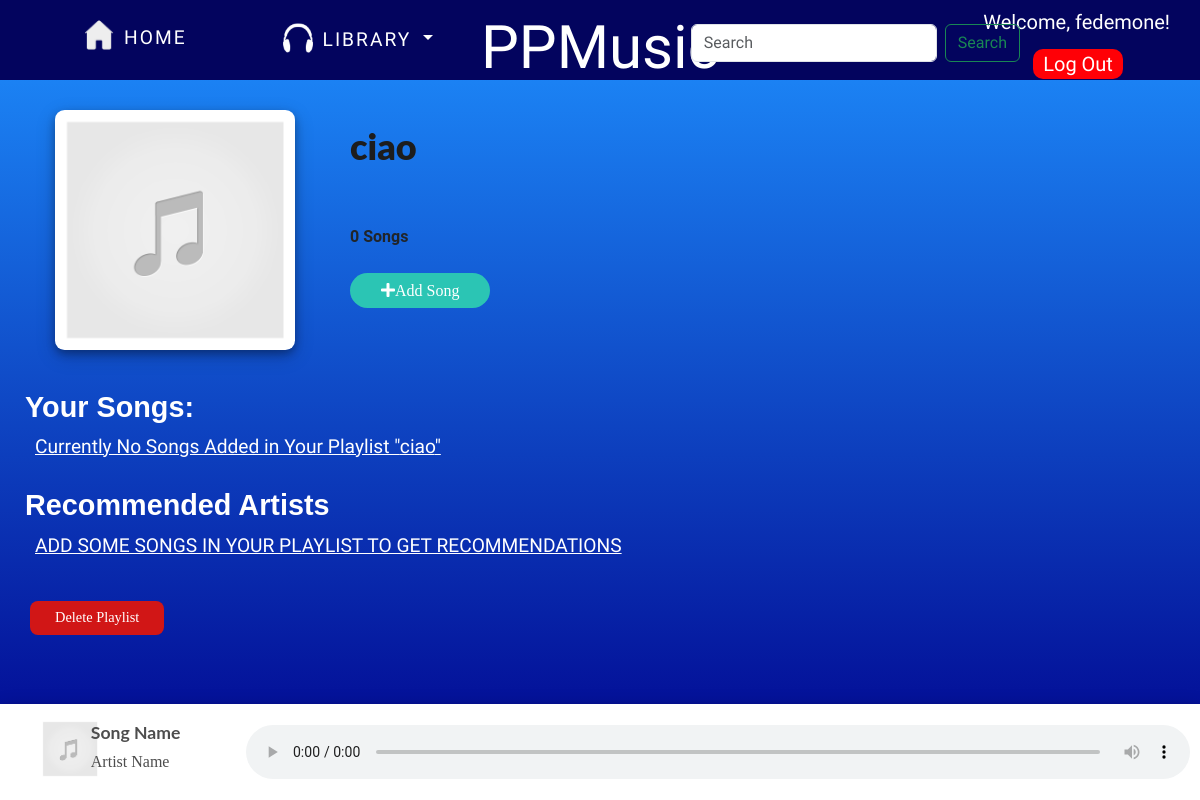
/music/playlist/29/ (signed in), run on the app's committed database.
### music/models.py (models this page shows, shortened)
class Playlist(models.Model):
    playlist_id = models.AutoField(primary_key=True)
    user = models.ForeignKey(User, on_delete=models.CASCADE)
    playlist_name = models.CharField(max_length=50, default="name")
    image = models.ImageField(upload_to="playlist_images/", validators=[FileExtensionValidator(allowed_extensions=['jpeg', 'jpg', 'png'])], default="images/music-placeholder.png")
    plays = models.IntegerField(default=0)
    songs = models.ManyToManyField(Song, related_name='playlist')
    slug = models.SlugField()

### music/views.py (the view)
# urls.py: path('playlist/<int:playlist_id>/', views.playlist, name="playlist"),
def playlist(request, playlist_id):
    user = request.user
    if user.is_authenticated:
        myPlaylists = Playlist.objects.filter(user=user)
        if request.method == "POST":
            song_id = request.POST["music_id"]
            playlist = Playlist.objects.filter(playlist_id=playlist_id).first()
            if song_id in playlist.songs.all():
                playlist.songs.remove(song_id)
                playlist.plays -= 1
                playlist.save()
            message = "Successfull"
            print(message)
            return HttpResponse(json.dumps({'message': message}))
        else:
            images = os.listdir("media/playlist_images")
            currPlaylist = Playlist.objects.filter(playlist_id=playlist_id).first()
            songs = currPlaylist.songs
            playlistSongs = [currPlaylist.songs.all()]
            recommendedSingers = []
            return render(request, "music/playlist.html", {'playlistInfo': currPlaylist,
                                                           'playlistSongs': playlistSongs,
                                                           'myPlaylists': myPlaylists,
                                                           'recommendedSingers': recommendedSingers})

### music/templates/music/playlist.html (shortened to what this page needs)
{% extends 'layout.html' %}
{% block main-content %}
    <div id="body-center">
        <div class="card">
            <img src="{{ playlistInfo.image.url }}" alt="No Image Found">
            <div class="cardData">
                <h1 id="B_{{playlistInfo.playlist_id}}">{{playlistInfo.playlist_name}}</h1>
                <p>{{playlistInfo.plays}} Songs</p>
                <br>
                <a id="add_song_btn" href={% url 'music:allsongs' %}><i class="fas fa-plus"></i>Add Song</a>
            </div>
        </div>
        <h2 id="your-song">Your Songs:</h2>
        {% if songs %}
            <div id="playlist">
                {% for i in songs %}
                    <div class="sameMovieCard" id="Div_{{i.song_id}}">
                        <div class="container_songpost">
                            <img src="{{i.image.url}}" id="A_{{i.song_id}}" />
                            <div class="overlay_songpost"></div>
                            <div class="play-btn_songpost">
                                <li><a href="{{i.song.url}}" id="{{i.song_id}}"><i class="far fa-play-circle fa-2x"></i></a></li>
                            </div>
                        </div>
                        <div class="songpost_data">
                            <h5 class="song-name" id="B_{{i.song_id}}">{{i.name}}</h5>
                            <p class="singer-name" id="C_{{i.song_id}}">{{i.artist}}</p>
                            <p class="remove-song-from-playlist-btn" id="F_{{i.song_id}}" onclick="removeSongFromPlaylist(this)" title="Remove from Playlist"><i class="far fa-times-circle"></i></p>
                        </div>
                    </div>
                {% endfor %}
            </div>
        {% else %}
            <h2 id="no-song">Currently No Songs Added in Your Playlist "{{ playlistInfo.playlist_name }}"</h2>
        {% endif %}
        <h3 id="recommended-tit">Recommended Artists</h3>
        {% if recommendedSingers %}
        <div class="main-carousel" data-flickity='{"groupCells":3 , "contain": true, "draggable": false, "pageDots": false}'>
            {% for i in recommendedSingers %}
            <div class="carousel-cell">
                <div class="song-card">
                    <div class="containera">
                        <img style="border-radius: 100%;" src="{{i.image.url}}" alt=""/>
                        <div style="border-radius: 100%;" class="overlaya"></div>
                        <div class="play-btn"><a href="/album/{{i.singer_id}}"> <i class="fas fa-play-circle"></i>
                            </a>
                        </div>
                    </div>
                    <div>
                        <p class="namesong">{{i.name}}</p>
                    </div>
                </div>
            </div>
            {% endfor %}
        </div>
        {% else %}
        <div>
            <p id="no-song">ADD SOME SONGS IN YOUR PLAYLIST TO GET RECOMMENDATIONS</p>
        </div>
        {% endif %}
        <div>
            <form action="{% url 'music:deletePlaylist' %}" method="POST">{% csrf_token %}
                <button id="delete-btn" type="submit">Delete Playlist</button>
            </form>
        </div>
    </div>
{% endblock %}

### templates/layout.html (shortened to what this page needs)
{% load static %}
<html lang="en">
<head>
    <link href="https://cdn.jsdelivr.net/npm/bootstrap@5.3.3/dist/css/bootstrap.min.css" rel="stylesheet">
    <link rel="stylesheet" href="{% static 'css/style.css' %}">
    <link rel="stylesheet" href="https://unpkg.com/flickity@2/dist/flickity.min.css">
    <link rel="stylesheet" href="https://pro.fontawesome.com/releases/v5.10.0/css/all.css" />
</head>
<body>
    <header>
        {% block header %}
        <nav id="header_menu">
            <a href="{% url 'homepage' %}" id="home-link">
                <p><img src="/media/images/home.png" width="30px" alt="home image">HOME</p>
            </a>
        {% if user.is_authenticated %}
            <div class="dropdown">
                <button class="btn btn-primary dropdown-toggle" type="button" data-bs-toggle="dropdown" aria-expanded="false">
                    <img src="/media/images/headphones-2-48.png" width="30px">LIBRARY
                </button>
        {% else %}
            <button class="btn btn-primary dropdown-toggle dropdown" id="librarybtn">
                <a href="{% url 'users:login' %}"><img src="../media/images/headphones-2-48.png" width="30px">LIBRARY</a>
            </button>
        {% endif %}
            </div>
            <h1><a href="{% url 'homepage' %}">PPMusic</a></h1>
            <form class="d-flex" role="search" autocomplete="off" method="POST" action="{% url 'music:search_results' %}">
                <input class="form-control me-2" type="search" placeholder="Search" aria-label="Search" name="data">
                <button class="btn btn-outline-success" type="submit">Search</button>
            </form>
            {% if user.is_authenticated %}
                <div class="welcome">
                    <h4>Welcome, {{user.username}}!</h4>
                    <a href="users/logout">Log Out</a>
                </div>
            {% else %}
                <a href="{% url 'users:login' %}"><img src="/media/images/user_icon.png" class="icon"></a>
            {% endif %}
        </nav>
        {% endblock %}
    </header>
    <main>
    <div id="audio_main" class="audio-decs">
        <div class="audio-data">
            <div>
                <img id="audio-img" src="/media/images/music-placeholder.png" alt="Image here">
            </div>
            <div id="text-song">
                <h4 id="audio-song">Song Name</h4>
                <p id="audio-artist">Artist Name</p>
            </div>
        </div>
        <div style="margin: auto 0">
            <audio preload="auto" controls id="audioPlayer">
                <source src="" id="audioSource">
            </audio>
        </div>
    </div>
    {% block main-content %}
    {% endblock %}
    </main>
</body>
</html>

### static/css/style.css (style rules this page uses)
body { max-width: 100%; background-color: blue; background-image: linear-gradient(#1e90ff, #00008b); color:white; font-family: Oswald, Verdana, serif; font-size: 20px; }
header { height: 10%; background-color: #03045e; }
a { text-decoration: none; cursor: pointer; color:white; }
#header_menu { display:block; }
#home-link { position: relative; display: inline-block; margin-left: 7%; margin-top:1.7%; z-index: 999; }
#home-link p { font-size: 1.2rem; letter-spacing: 2px; font-family: Oswald, Verdana, serif; z-index: 999; }
#home-link img { margin-right: 10px; margin-bottom:7px; z-index: 999; }
.dropdown { display: inline-block; position: absolute; margin-top:1.4%; margin-left:7%; z-index: 999; }
.btn-primary, .btn-primary:hover, .btn-primary:active, .btn-primary:visited, .btn-primary:focus { background-color: transparent; !important; border:none;!important; color:white;!important; font-size: 1.2rem; font-family: Oswald, Verdana, serif; letter-spacing: 2px; }
.dropdown img { margin-right:10px; margin-bottom: 5px; }
h1 { font-family: Lobster, verdana, serif; font-size: 3em; color:white; position: absolute; width: 100%; top: 1.5%; text-align: center; margin: 0; padding:0; z-index: 1; }
header input { min-width:200px; z-index: 999; }
header form { display: inline-block; position: absolute; top:3%; right: 15%; z-index: 999; }
.welcome { position: absolute; display: inline-block; right:2.5%; top:10px; margin: 0 0 20px 20px; z-index: 10; }
.welcome a { margin-left:50px; background-color: #ff0006; margin-top: 15px; padding: 3px 10px; border-radius: 10px; z-index: 10; }
.welcome h4 { font-size: 20px; margin-bottom:15px; z-index: 999; }
.audio-decs { display: grid; grid-template-columns: 20% 80%; position: fixed; bottom: 0; right: 0; width: 100%; padding: 10px; z-index: 1; background-color: white; box-shadow: 0 4px 8px 0 rgba(0, 0, 0, 0.3), 0 6px 20px 0 rgba(0, 0, 0, 0.19); }
.audio-data { display: grid; grid-template-columns: 30% 70%; }
#audio-img { height: 100%; width: 100%; max-width:60px; max-height:60px; border-radius: 4%; margin: 5px 10px 3px 30px; }
#text-song { margin: 5px 0 auto 10px; }
.audio-decs h4 { font-weight: 700; font-family: 'Lato', sans-serif; margin-top:5px; line-height: 1; font-size: 1.1rem; color: #4d4d4d; white-space: nowrap; overflow: hidden; text-overflow: ellipsis; }
.audio-decs p { font-family: 'Baloo Bhai 2', cursive; font-size: 1rem; font-weight: 500; color: #4d4d4d; white-space: nowrap; overflow: hidden; text-overflow: ellipsis; }
#audioPlayer { width: 100%; }
.card { padding: 30px 0; display: grid; grid-template-columns: 350px auto; background-color: transparent; border: none; }
.card img { max-width:240px; max-height:240px; }
.cardData { padding: 0; }
.cardData h1 { font-family: Lato,sans-serif; font-weight: 900; position: relative; width: fit-content; height: fit-content; left:0; font-size: 2.25rem; line-height: 1.8; word-spacing: 1px; color: rgb(29, 29, 29); }
.cardData p { margin: 50px 10px 0 0; font-weight: 700; font-size: 1rem; font-family: 'Roboto', sans-serif; }
.card img { box-shadow: 0 4px 8px 0 rgba(0, 0, 0, 0.3), 0 6px 20px 0 rgba(0, 0, 0, 0.19); border-radius: 4%; margin: 0 auto; height: 240px; width: 85%; }
#no-song { margin: 10px 35px; text-decoration: underline; font-size: 1.2rem; font-weight: 500; }
#your-song { margin-left: 25px; margin-top: 10px; font-size: 1.8rem; font-family: sans-serif; color: white; font-weight: 700; }
#add_song_btn { text-decoration: none; text-align: center; font-family: 'Baloo Bhai 2', cursive; padding: 9px 31px; margin: 20px 0; font-size: 1rem; outline: none; color: white; background-color: #2bc5b4; cursor: pointer; border-radius: 21px; transition: 0.3s; }
#recommended-tit { margin: 30px 0 0 25px; font-size: 1.8rem; font-weight: 700; font-family: sans-serif; color: white; }
#delete-btn { text-decoration: none; text-align: center; font-family: 'Baloo Bhai 2', cursive; border: none; padding: 6px 25px; margin-top: 30px; margin-left: 30px; font-size: 0.9rem; outline: none; color: white; background-color: #d11616; cursor: pointer; border-radius: 8px; transition: 0.3s; }

### data on the page
Playlist: image (placeholder picture), playlist_name "ciao", plays "0"

### other printed values
{{ user.username }} "fedemone"
